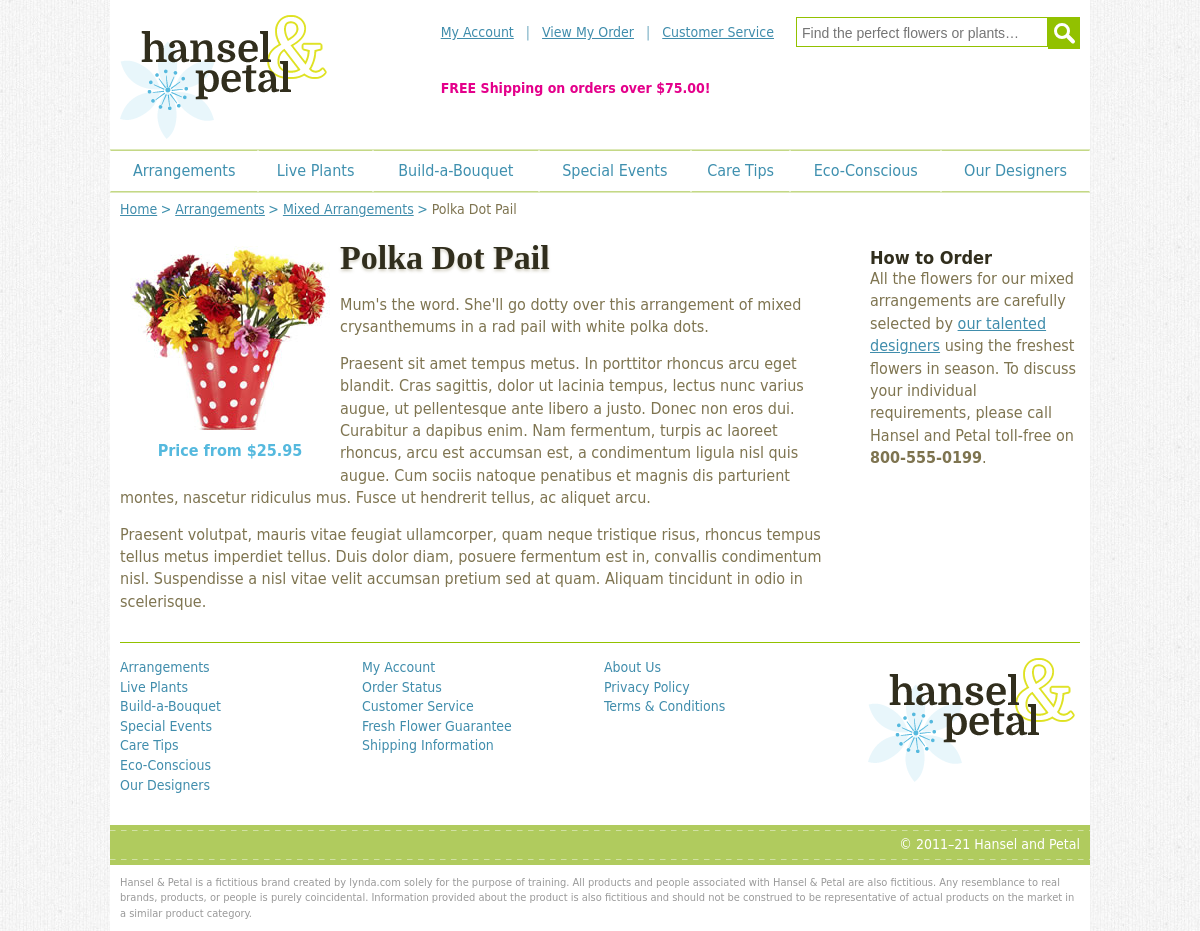
Page /Eksamen/V31-M3-2020/MedPHP/mixed/details.php?id=2 on the committed database.
### tables this page shows
CREATE TABLE `arrangements` (
  `id` smallint(5) UNSIGNED NOT NULL,
  `image` varchar(50) NOT NULL,
  `alt` varchar(60) NOT NULL,
  `title` varchar(100) NOT NULL,
  `price` decimal(5,2) NOT NULL,
  `description` text NOT NULL
);

### Eksamen/V31-M3-2020/MedPHP/mixed/details.php (the view, shortened to what this page needs)
<?php
$message = '';
$db = new MySQLi('localhost', 'phpwebdes', 'lynda', 'hanselandpetal');
if ($db->connect_error) {
	$message = $db->connect_error;
} else {
	$sql = 'SELECT * FROM arrangements WHERE id=' . $db->real_escape_string($_GET['id']);
	$result = $db->query($sql);
	if ($db->error) {
		$message = $db->error;
	} else {
		$row = $result->fetch_assoc();
	}
}
?>
<!DOCTYPE html>
<html lang="en">
<head>
<link href="../styles/handp.css" rel="stylesheet" type="text/css">
</head>
<body>
<div id="site">
<?php require '../includes/pagetop.php'; ?>
    <div id="content">
        <div id="breadcrumbs" class="reset menu">
            <ul>
                <li><a href="../index.php">Home</a></li>
                <li><a href="../arrangements.php">Arrangements</a></li>
                <li><a href="mixed.php">Mixed Arrangements</a></li>
                <li><?php if (isset($row['title'])) {
				echo $row['title'];
				} ?></li>
            </ul>
        </div>
        <div id="col_1" role="main">
        <?php if ($message) { ?>
        <h1 class="inline_block">Oops! There seems to be a problem.</h1>
        <p>That arrangement doesn't seem to exist.</p>
		<?php } else { ?>
            <h1 class="inline_block"><?php echo $row['title']; ?></h1>
            <p class="figure"><img src="../images/<?php echo $row['image']; ?>" alt="<?php echo $row['alt']; ?>" width="200" height="200">Price from $<?php echo $row['price']; ?></p>
            <?php echo $row['description']; ?>
        </div>
        <div id="col_2">
        <h3>How to Order</h3>
        <p>All the flowers for our mixed arrangements are carefully selected by <a href="../designers.php">our talented designers</a> using the freshest flowers in season. To discuss your individual requirements, please call Hansel and Petal toll-free on <b>800-555-0199</b>.</p>
        </div>
        <?php } ?>
    </div>
<?php include '../includes/footer.php'; ?>
</div>
</body>
</html>

### Eksamen/V31-M3-2020/MedPHP/styles/handp.css (style rules this page uses)
.clearfix:after, .cols:after, #header:after, #header .inner:after, #content:after, #nav_main ul ul:after, .order_summary li:after, #bab:after, .bab_item:after, #totals:after { clear: both; content: '.'; display: block; height: 0; visibility: hidden; }
html, body, div, span, h1, h2, h3, h4, h5, h6, p, blockquote, a, em, img, strong, ol, ul, li, fieldset, form, label, legend, table, caption, tbody, tfoot, thead, tr, th, td { border: 0; margin: 0; padding: 0; }
blockquote, .cell, .centre_object, cite, .cols, .content_area, dl, fieldset, .grid, hr, iframe, ol, p, .std_margin, table, ul, .rc { margin-bottom: 14px; }
.inline_block { display: inline-block !important; }
img { -moz-force-broken-image-icon: 1; height: auto; -ms-interpolation-mode: bicubic; max-width: 100%; vertical-align: bottom; }
body { background: #fff url(../images/html.jpg) repeat; color: #1E1E1E; font-family: "Gill Sans", "Gill Sans MT", "Myriad Pro", "DejaVu Sans Condensed", Helvetica, Arial, sans-serif; line-height: 1.4; min-height: 100%; }
h1, h2, h3, h4, .h1, .h2, .h3, .h4 { color: #312e1d; font-weight: bold; line-height: normal; }
h1, h2, .h1, .h2 { font-family: Baskerville, "Palatino Linotype", Palatino, "Century Schoolbook L", "Times New Roman", serif; font-size: 34px; text-shadow: 0 2px 3px rgba(126,117,80,.35); }
h1, .h1 { margin: 19px 0 17px; }
h3, .h3 { font-size: 18px; }
ol, ul { list-style: none; margin-left: 40px; }
#site { background: #fff; color: #7e7450; margin: 0 auto; padding: 10px; width: 960px; }
#content { font-size: 16px; line-height: 1.4; padding: 7px 0 15px; }
#col_1 { float: left; width: 720px; }
#col_2 { float: right; margin-top: 27px; width: 210px; }
#breadcrumbs { font-size: 14px; }
#breadcrumbs li { display: inline-block; position: relative; padding-right: 14px; }
#breadcrumbs li:last-child { padding-right: 0; }
#breadcrumbs li:after { color: #3f90ad; content: '>'; position: absolute; right: 0px; top: 0; }
#breadcrumbs li:last-child:after { display: none; }
#breadcrumbs a { text-decoration: underline; }
.figure { width: 220px; float: left; font-weight: bold; color: #55B9DE; text-align: center; }
.figure img { padding: 10px; }

### rows in the picture
arrangements: title "Polka Dot Pail", image (picture), price "25.95", description "Mum's the word. She'll go dotty over this arrangement of mixed crysanthemums in a rad pail with white polka dots. Praesent sit amet tempus metus. In porttitor rhoncus arcu eget blandit. Cras sagittis, dolor ut lacinia tempus, lectus nunc varius augue, ut pellentesque ante libero a justo. Donec non eros dui. Curabitur a dapibus enim. Nam fermentum, turpis ac laoreet rhoncus, arcu est accumsan est, a condimentum ligula nisl quis augue. Cum sociis natoque penatibus et magnis dis parturient montes, nascetur ridiculus mus. Fusce ut hendrerit tellus, ac aliquet arcu. Praesent volutpat, mauris vitae feugiat ullamcorper, quam neque tristique risus, rhoncus tempus tellus metus imperdiet tellus. Duis…"

### other values in the picture
$copyright "2011–21"
